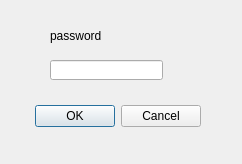
<?xml version="1.0" encoding="UTF-8"?>
<ui version="4.0">
 <class>Dialog</class>
 <widget class="QDialog" name="Dialog">
  <property name="geometry">
   <rect>
    <x>0</x>
    <y>0</y>
    <width>242</width>
    <height>164</height>
   </rect>
  </property>
  <property name="windowTitle">
   <string>Dialog</string>
  </property>
  <widget class="QDialogButtonBox" name="buttonBox">
   <property name="geometry">
    <rect>
     <x>30</x>
     <y>100</y>
     <width>171</width>
     <height>32</height>
    </rect>
   </property>
   <property name="orientation">
    <enum>Qt::Horizontal</enum>
   </property>
   <property name="standardButtons">
    <set>QDialogButtonBox::Cancel|QDialogButtonBox::Ok</set>
   </property>
  </widget>
  <widget class="QLabel" name="label">
   <property name="geometry">
    <rect>
     <x>50</x>
     <y>20</y>
     <width>91</width>
     <height>31</height>
    </rect>
   </property>
   <property name="text">
    <string>password</string>
   </property>
  </widget>
  <widget class="QLineEdit" name="lineEdit">
   <property name="geometry">
    <rect>
     <x>50</x>
     <y>60</y>
     <width>113</width>
     <height>20</height>
    </rect>
   </property>
  </widget>
 </widget>
 <resources/>
 <connections>
  <connection>
   <sender>buttonBox</sender>
   <signal>accepted()</signal>
   <receiver>Dialog</receiver>
   <slot>accept()</slot>
   <hints>
    <hint type="sourcelabel">
     <x>248</x>
     <y>254</y>
    </hint>
    <hint type="destinationlabel">
     <x>157</x>
     <y>274</y>
    </hint>
   </hints>
  </connection>
  <connection>
   <sender>buttonBox</sender>
   <signal>rejected()</signal>
   <receiver>Dialog</receiver>
   <slot>reject()</slot>
   <hints>
    <hint type="sourcelabel">
     <x>316</x>
     <y>260</y>
    </hint>
    <hint type="destinationlabel">
     <x>286</x>
     <y>274</y>
    </hint>
   </hints>
  </connection>
 </connections>
</ui>
